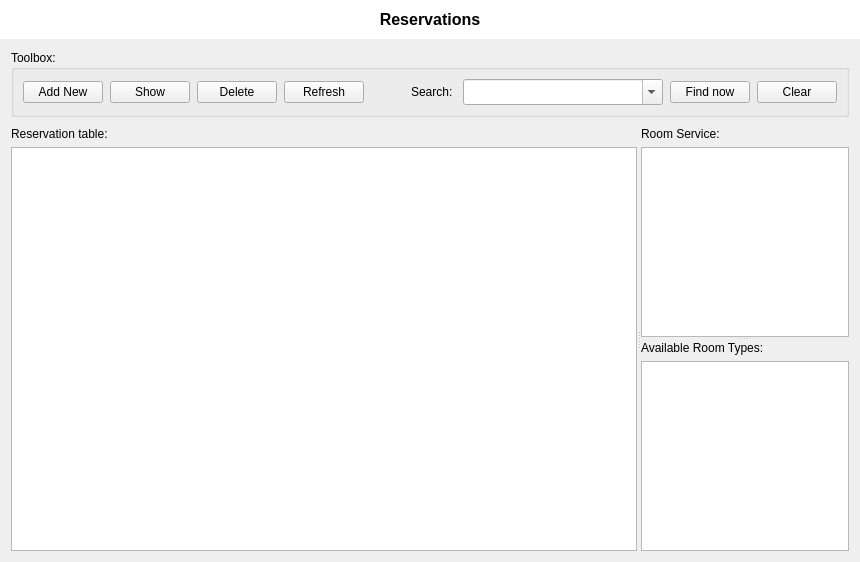
      <widget class="QWidget" name="reservationPage">
       <layout class="QVBoxLayout" name="verticalLayout_6">
        <property name="spacing">
         <number>0</number>
        </property>
        <property name="leftMargin">
         <number>0</number>
        </property>
        <property name="topMargin">
         <number>0</number>
        </property>
        <property name="rightMargin">
         <number>0</number>
        </property>
        <property name="bottomMargin">
         <number>0</number>
        </property>
        <item>
         <widget class="QLabel" name="label">
          <property name="enabled">
           <bool>true</bool>
          </property>
          <property name="sizePolicy">
           <sizepolicy hsizetype="Preferred" vsizetype="Fixed">
            <horstretch>0</horstretch>
            <verstretch>0</verstretch>
           </sizepolicy>
          </property>
          <property name="font">
           <font>
            <pointsize>12</pointsize>
            <weight>75</weight>
            <bold>true</bold>
           </font>
          </property>
          <property name="styleSheet">
           <string notr="true">QLabel {
	background: #ffffff;
	padding: 10px
}</string>
          </property>
          <property name="text">
           <string>Reservations</string>
          </property>
          <property name="alignment">
           <set>Qt::AlignCenter</set>
          </property>
         </widget>
        </item>
        <item>
         <layout class="QVBoxLayout" name="verticalLayout_5">
          <property name="spacing">
           <number>10</number>
          </property>
          <property name="leftMargin">
           <number>11</number>
          </property>
          <property name="topMargin">
           <number>11</number>
          </property>
          <property name="rightMargin">
           <number>11</number>
          </property>
          <property name="bottomMargin">
           <number>11</number>
          </property>
          <item>
           <widget class="QGroupBox" name="groupBox">
            <property name="sizePolicy">
             <sizepolicy hsizetype="Preferred" vsizetype="Fixed">
              <horstretch>0</horstretch>
              <verstretch>0</verstretch>
             </sizepolicy>
            </property>
            <property name="autoFillBackground">
             <bool>false</bool>
            </property>
            <property name="title">
             <string>Toolbox:</string>
            </property>
            <property name="flat">
             <bool>false</bool>
            </property>
            <layout class="QHBoxLayout" name="horizontalLayout_2">
             <property name="spacing">
              <number>7</number>
             </property>
             <item>
              <widget class="QPushButton" name="pushButton_3">
               <property name="sizePolicy">
                <sizepolicy hsizetype="Fixed" vsizetype="Fixed">
                 <horstretch>0</horstretch>
                 <verstretch>0</verstretch>
                </sizepolicy>
               </property>
               <property name="text">
                <string>Add New</string>
               </property>
              </widget>
             </item>
             <item>
              <widget class="QPushButton" name="pushButton_4">
               <property name="sizePolicy">
                <sizepolicy hsizetype="Fixed" vsizetype="Fixed">
                 <horstretch>0</horstretch>
                 <verstretch>0</verstretch>
                </sizepolicy>
               </property>
               <property name="text">
                <string>Show</string>
               </property>
              </widget>
             </item>
             <item>
              <widget class="QPushButton" name="pushButton_5">
               <property name="sizePolicy">
                <sizepolicy hsizetype="Fixed" vsizetype="Fixed">
                 <horstretch>0</horstretch>
                 <verstretch>0</verstretch>
                </sizepolicy>
               </property>
               <property name="text">
                <string>Delete</string>
               </property>
              </widget>
             </item>
             <item>
              <widget class="QPushButton" name="pushButton_6">
               <property name="text">
                <string>Refresh</string>
               </property>
              </widget>
             </item>
             <item>
              <spacer name="horizontalSpacer">
               <property name="orientation">
                <enum>Qt::Horizontal</enum>
               </property>
               <property name="sizeHint" stdset="0">
                <size>
                 <width>40</width>
                 <height>20</height>
                </size>
               </property>
              </spacer>
             </item>
             <item>
              <widget class="QLabel" name="label_2">
               <property name="sizePolicy">
                <sizepolicy hsizetype="Fixed" vsizetype="Preferred">
                 <horstretch>0</horstretch>
                 <verstretch>0</verstretch>
                </sizepolicy>
               </property>
               <property name="text">
                <string>Search: </string>
               </property>
              </widget>
             </item>
             <item>
              <widget class="QComboBox" name="comboBox">
               <property name="minimumSize">
                <size>
                 <width>200</width>
                 <height>26</height>
                </size>
               </property>
               <property name="maximumSize">
                <size>
                 <width>300</width>
                 <height>16777215</height>
                </size>
               </property>
               <property name="editable">
                <bool>true</bool>
               </property>
              </widget>
             </item>
             <item>
              <widget class="QPushButton" name="pushButton">
               <property name="sizePolicy">
                <sizepolicy hsizetype="Fixed" vsizetype="Fixed">
                 <horstretch>0</horstretch>
                 <verstretch>0</verstretch>
                </sizepolicy>
               </property>
               <property name="text">
                <string>Find now</string>
               </property>
              </widget>
             </item>
             <item>
              <widget class="QPushButton" name="pushButton_2">
               <property name="sizePolicy">
                <sizepolicy hsizetype="Fixed" vsizetype="Fixed">
                 <horstretch>0</horstretch>
                 <verstretch>0</verstretch>
                </sizepolicy>
               </property>
               <property name="text">
                <string>Clear</string>
               </property>
              </widget>
             </item>
            </layout>
           </widget>
          </item>
          <item>
           <widget class="QSplitter" name="splitter_2">
            <property name="orientation">
             <enum>Qt::Horizontal</enum>
            </property>
            <widget class="QFrame" name="frame">
             <property name="sizePolicy">
              <sizepolicy hsizetype="Preferred" vsizetype="Preferred">
               <horstretch>3</horstretch>
               <verstretch>0</verstretch>
              </sizepolicy>
             </property>
             <layout class="QVBoxLayout" name="verticalLayout_2">
              <property name="leftMargin">
               <number>0</number>
              </property>
              <property name="topMargin">
               <number>0</number>
              </property>
              <property name="rightMargin">
               <number>0</number>
              </property>
              <property name="bottomMargin">
               <number>0</number>
              </property>
              <item>
               <widget class="QLabel" name="label_3">
                <property name="text">
                 <string>Reservation table:</string>
                </property>
               </widget>
              </item>
              <item>
               <widget class="QTableView" name="tableView">
                <property name="sizePolicy">
                 <sizepolicy hsizetype="Expanding" vsizetype="Expanding">
                  <horstretch>3</horstretch>
                  <verstretch>0</verstretch>
                 </sizepolicy>
                </property>
                <property name="selectionMode">
                 <enum>QAbstractItemView::SingleSelection</enum>
                </property>
                <property name="selectionBehavior">
                 <enum>QAbstractItemView::SelectRows</enum>
                </property>
                <attribute name="verticalHeaderCascadingSectionResizes">
                 <bool>true</bool>
                </attribute>
                <attribute name="verticalHeaderDefaultSectionSize">
                 <number>26</number>
                </attribute>
                <attribute name="verticalHeaderHighlightSections">
                 <bool>false</bool>
                </attribute>
               </widget>
              </item>
             </layout>
            </widget>
            <widget class="QSplitter" name="splitter">
             <property name="sizePolicy">
              <sizepolicy hsizetype="Preferred" vsizetype="Expanding">
               <horstretch>1</horstretch>
               <verstretch>0</verstretch>
              </sizepolicy>
             </property>
             <property name="orientation">
              <enum>Qt::Vertical</enum>
             </property>
             <widget class="QFrame" name="frame">
              <layout class="QVBoxLayout" name="verticalLayout_3">
               <property name="leftMargin">
                <number>0</number>
               </property>
               <property name="topMargin">
                <number>0</number>
               </property>
               <property name="rightMargin">
                <number>0</number>
               </property>
               <property name="bottomMargin">
                <number>0</number>
               </property>
               <item>
                <widget class="QLabel" name="label_4">
                 <property name="text">
                  <string>Room Service:</string>
                 </property>
                </widget>
               </item>
               <item>
                <widget class="QTableView" name="tableView">
                 <property name="enabled">
                  <bool>true</bool>
                 </property>
                 <property name="sizePolicy">
                  <sizepolicy hsizetype="Expanding" vsizetype="Expanding">
                   <horstretch>1</horstretch>
                   <verstretch>0</verstretch>
                  </sizepolicy>
                 </property>
                 <attribute name="verticalHeaderCascadingSectionResizes">
                  <bool>true</bool>
                 </attribute>
                 <attribute name="verticalHeaderDefaultSectionSize">
                  <number>26</number>
                 </attribute>
                </widget>
               </item>
              </layout>
             </widget>
             <widget class="QFrame" name="frame">
              <layout class="QVBoxLayout" name="verticalLayout_4">
               <property name="leftMargin">
                <number>0</number>
               </property>
               <property name="topMargin">
                <number>0</number>
               </property>
               <property name="rightMargin">
                <number>0</number>
               </property>
               <property name="bottomMargin">
                <number>0</number>
               </property>
               <item>
                <widget class="QLabel" name="label_5">
                 <property name="text">
                  <string>Available Room Types:</string>
                 </property>
                </widget>
               </item>
               <item>
                <widget class="QTableView" name="tableView_2">
                 <attribute name="verticalHeaderCascadingSectionResizes">
                  <bool>true</bool>
                 </attribute>
                 <attribute name="verticalHeaderDefaultSectionSize">
                  <number>26</number>
                 </attribute>
                </widget>
               </item>
              </layout>
             </widget>
            </widget>
           </widget>
          </item>
         </layout>
        </item>
       </layout>
      </widget>
